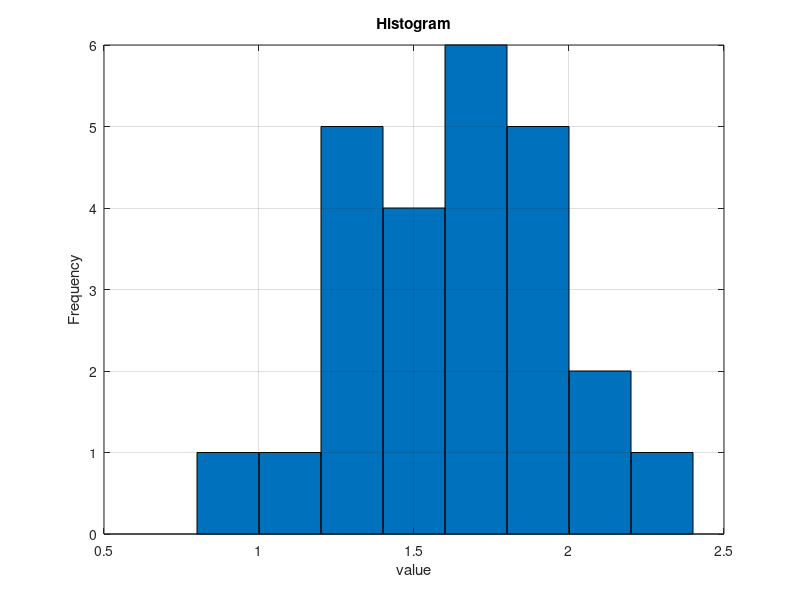

MATLAB code to generate this figure:
% TOPIC: stats
% TITLE: Descriptive statistics (mean, median, mode, range, std, variance, CV) and a histogram with given bins
% SOURCE: Chapra Probs. 14.1 and 14.2; CE206 slides 09 pages 3-13
% KEYWORDS: mean, median, mode, range, standard deviation, variance, coefficient of variation, histogram, bins, range 0.8 to 2.4, interval 0.2, descriptive statistics
% PROBLEM:
% Given the data 0.90 1.42 1.30 1.55 1.63 1.32 1.35 1.47 1.95 1.66 1.96 1.47 1.92 1.35 1.05 1.85 1.74
% 1.65 1.78 1.71 2.29 1.82 2.06 2.14 1.27, determine (a) the mean, (b) median, (c) mode, (d) range,
% (e) standard deviation, (f) variance and (g) coefficient of variation. Construct a histogram using a
% range from 0.8 to 2.4 with intervals of 0.2.
% CHECK: abs(mean(y) - 1.6244) < 1e-9 && abs(median(y) - 1.65) < 1e-12 && mode(y) == 1.35
% CHECK: abs(std(y) - 0.339388) < 1e-6 && abs(cv - 20.8931) < 1e-4 && isequal(counts, [1 1 5 4 6 5 2 1])
% CODE:
y = [0.90 1.42 1.30 1.55 1.63 1.32 1.35 1.47 1.95 1.66 1.96 1.47 1.92 1.35 1.05 1.85 1.74 ...
     1.65 1.78 1.71 2.29 1.82 2.06 2.14 1.27];
cv = std(y)/mean(y)*100;
fprintf('n = %d\n(a) mean = %.4f\n(b) median = %.4f\n(c) mode = %.2f (smallest of the most frequent values)\n', ...
    numel(y), mean(y), median(y), mode(y));
fprintf('(d) range = %.2f\n(e) standard deviation = %.4f\n(f) variance = %.4f\n(g) CV = %.2f %%\n', ...
    max(y) - min(y), std(y), var(y), cv);
edges = 0.8:0.2:2.4;
counts = zeros(1, numel(edges) - 1);
for k = 1:numel(counts)
    if k < numel(counts)
        counts(k) = sum(y >= edges(k) & y < edges(k+1));
    else
        counts(k) = sum(y >= edges(k) & y <= edges(k+1));      % last bin includes 2.4
    end
end
fprintf('%12s %8s\n', 'bin', 'count');
for k = 1:numel(counts)
    fprintf('%5.1f-%-5.1f %8d\n', edges(k), edges(k+1), counts(k));
end
figure; bar(edges(1:end-1) + 0.1, counts, 1); grid on; xlabel('value'); ylabel('Frequency'); title('Histogram');
